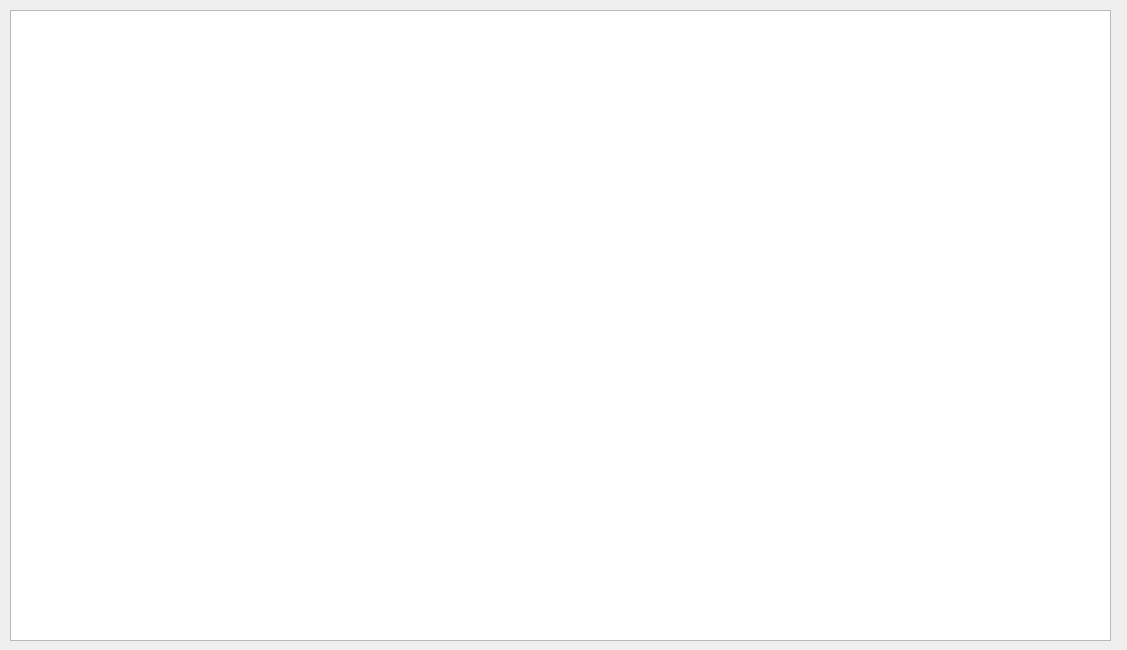
<?xml version="1.0" encoding="UTF-8"?>
<ui version="4.0">
 <class>Form</class>
 <widget class="QWidget" name="Form">
  <property name="geometry">
   <rect>
    <x>0</x>
    <y>0</y>
    <width>1127</width>
    <height>650</height>
   </rect>
  </property>
  <property name="sizePolicy">
   <sizepolicy hsizetype="Expanding" vsizetype="Expanding">
    <horstretch>0</horstretch>
    <verstretch>0</verstretch>
   </sizepolicy>
  </property>
  <property name="windowTitle">
   <string>Form</string>
  </property>
  <widget class="QWidget" name="verticalLayoutWidget">
   <property name="geometry">
    <rect>
     <x>10</x>
     <y>10</y>
     <width>1101</width>
     <height>631</height>
    </rect>
   </property>
   <layout class="QVBoxLayout" name="verticalLayout" stretch="0">
    <property name="sizeConstraint">
     <enum>QLayout::SetNoConstraint</enum>
    </property>
    <item>
     <widget class="QTextBrowser" name="obj_output">
      <property name="font">
       <font>
        <pointsize>16</pointsize>
       </font>
      </property>
     </widget>
    </item>
   </layout>
  </widget>
 </widget>
 <resources/>
 <connections/>
</ui>
